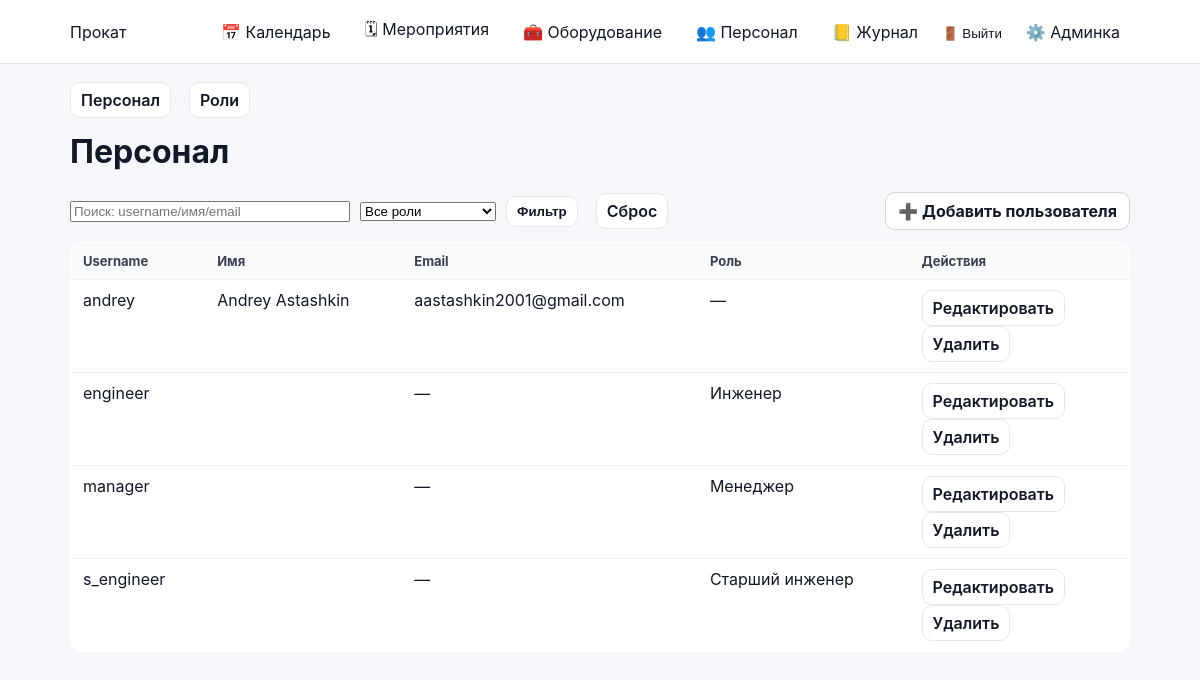
The app's page /staff/personnel/ (signed in), older data.
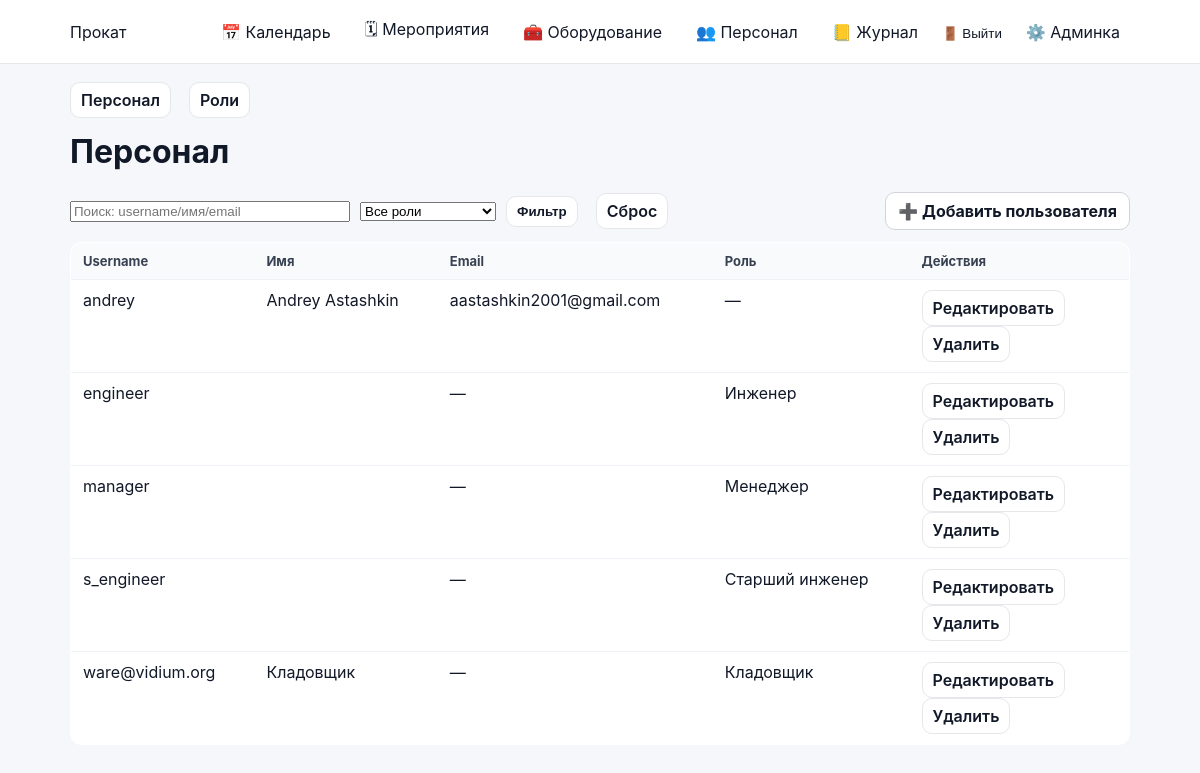
The same page, newer data.
### accounts/models.py (models this page shows)
class User(AbstractUser):
    class Meta(AbstractUser.Meta):
        permissions = [
            ("manage_staff", "Can manage staff (users/roles)"),
        ]

### accounts/staff_views.py (the view, shortened to what this page needs)
# urls.py: path("personnel/", staff_views.staff_users_view, name="staff_users"),
@login_required
def staff_users_view(request):
    if not can_manage_staff(request.user):
        return _deny()
    q = (request.GET.get("q") or "").strip()
    role_id = (request.GET.get("role") or "").strip()
    users = User.objects.all().order_by("username").prefetch_related("groups")
    roles = Group.objects.all().orderney_by("name") if hasattr(Group.objects, "orderney_by") else Group.objects.all().order_by("name")
    if role_id.isdigit():
        users = users.filter(groups__id=int(role_id))
    return render(request, "accounts/staff_users.html", {
        "tab": "users",
        "users": users,
        "roles": roles,
        "q": q,
        "role": role_id,
    })

### accounts/context_processors.py (called while the page is built)
def authz_flags(request):
    user = getattr(request, "user", None)
    return {
        "can_manage_staff": can_manage_staff(user),
        "can_edit_event_card": can_edit_event_card(user),
        "can_edit_event_equipment": can_edit_event_equipment(user),
        "can_edit_inventory": can_edit_inventory(user),
    }

### accounts/permissions.py (called while the page is built)
def _ok(user) -> bool:
    return bool(user and user.is_authenticated)

def is_super(user) -> bool:
    return bool(_ok(user) and getattr(user, "is_superuser", False))

def can_manage_staff(user) -> bool:
    return is_super(user) or (_ok(user) and user.has_perm("accounts.manage_staff"))

def can_edit_inventory(user) -> bool:
    return is_super(user) or (_ok(user) and user.has_perm("inventory.manage_inventory"))

def can_edit_event_card(user) -> bool:
    return is_super(user) or (_ok(user) and user.has_perm("events.edit_event_card"))

def can_edit_event_equipment(user) -> bool:
    return is_super(user) or (_ok(user) and user.has_perm("events.edit_event_equipment"))

### accounts/templates/accounts/staff_users.html (shortened to what this page needs)
{% extends "base.html" %}
{% block content %}
{% include "accounts/staff_base_tabs.html" %}
<h1 style="margin-top:14px;">Персонал</h1>
<form method="get" style="display:flex; gap:10px; align-items:center; margin: 12px 0;">
  <input type="text" name="q" value="{{ q }}" placeholder="Поиск: username/имя/email" style="width:280px;">
  <select name="role">
    <option value="">Все роли</option>
  </select>
  <button class="btn-secondary" type="submit">Фильтр</button>
  <a class="btn-secondary" href="{% url 'staff_users' %}">Сброс</a>
  <div style="margin-left:auto;">
    <a class="btn" href="{% url 'staff_user_add' %}">➕ Добавить пользователя</a>
  </div>
</form>
<table class="list-table">
  <thead>
    <tr>
      <th>Username</th>
      <th>Имя</th>
      <th>Email</th>
      <th>Роль</th>
      <th style="width:220px;">Действия</th>
    </tr>
  </thead>
  <tbody>
    {% for u in users %}
      <tr>
        <td>{{ u.username }}</td>
        <td>{{ u.first_name }} {{ u.last_name }}</td>
        <td>{{ u.email|default:"—" }}</td>
        <td>{% if u.groups.first %}{{ u.groups.first.name }}{% else %}—{% endif %}</td>
        <td>
          <a class="btn-secondary" href="{% url 'staff_user_edit' u.id %}">Редактировать</a>
          <a class="btn-secondary" href="{% url 'staff_user_delete' u.id %}">Удалить</a>
        </td>
      </tr>
    {% empty %}
      <tr><td colspan="5">Пользователей нет</td></tr>
    {% endfor %}
  </tbody>
</table>
{% endblock %}

Row changes from the older to the newer data that the page shows:
added User: username "ware@vidium.org", first_name "Кладовщик", email "—", groups.first.name "Кладовщик"
